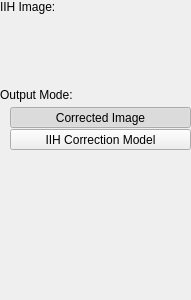
<?xml version="1.0" encoding="UTF-8"?>
<ui version="4.0">
 <class>FilterWidget</class>
 <widget class="QWidget" name="FilterWidget">
  <property name="geometry">
   <rect>
    <x>0</x>
    <y>0</y>
    <width>191</width>
    <height>300</height>
   </rect>
  </property>
  <property name="windowTitle">
   <string>Form</string>
  </property>
  <layout class="QVBoxLayout" name="verticalLayout" stretch="0,1">
   <property name="spacing">
    <number>0</number>
   </property>
   <property name="leftMargin">
    <number>0</number>
   </property>
   <property name="topMargin">
    <number>0</number>
   </property>
   <property name="rightMargin">
    <number>0</number>
   </property>
   <property name="bottomMargin">
    <number>0</number>
   </property>
   <item>
    <layout class="QVBoxLayout" name="verticalLayout_6">
     <property name="spacing">
      <number>5</number>
     </property>
     <item>
      <widget class="QWidget" name="mContainerImage" native="true">
       <layout class="QVBoxLayout" name="verticalLayout_2">
        <property name="spacing">
         <number>5</number>
        </property>
        <property name="leftMargin">
         <number>0</number>
        </property>
        <property name="topMargin">
         <number>0</number>
        </property>
        <property name="rightMargin">
         <number>0</number>
        </property>
        <property name="bottomMargin">
         <number>0</number>
        </property>
        <item>
         <widget class="QLabel" name="label">
          <property name="text">
           <string>IIH Image:</string>
          </property>
         </widget>
        </item>
        <item>
         <layout class="QHBoxLayout" name="horizontalLayout">
          <property name="spacing">
           <number>0</number>
          </property>
          <property name="leftMargin">
           <number>10</number>
          </property>
          <item>
           <widget class="anitools::widgets::ImageButton" name="mButtonImage" native="true">
            <property name="sizePolicy">
             <sizepolicy hsizetype="Expanding" vsizetype="Preferred">
              <horstretch>0</horstretch>
              <verstretch>0</verstretch>
             </sizepolicy>
            </property>
            <property name="minimumSize">
             <size>
              <width>0</width>
              <height>64</height>
             </size>
            </property>
           </widget>
          </item>
         </layout>
        </item>
        <item>
         <widget class="QLabel" name="label_2">
          <property name="text">
           <string>Output Mode:</string>
          </property>
         </widget>
        </item>
        <item>
         <layout class="QVBoxLayout" name="verticalLayout_3">
          <property name="spacing">
           <number>1</number>
          </property>
          <property name="leftMargin">
           <number>10</number>
          </property>
          <item>
           <widget class="QToolButton" name="mButtonOutputModeCorrectedImage">
            <property name="sizePolicy">
             <sizepolicy hsizetype="Preferred" vsizetype="Preferred">
              <horstretch>0</horstretch>
              <verstretch>0</verstretch>
             </sizepolicy>
            </property>
            <property name="text">
             <string>Corrected Image</string>
            </property>
            <property name="checkable">
             <bool>true</bool>
            </property>
            <property name="checked">
             <bool>true</bool>
            </property>
            <property name="autoExclusive">
             <bool>true</bool>
            </property>
            <property name="class" stdset="0">
             <string>cFlatOptionButton</string>
            </property>
            <attribute name="buttonGroup">
             <string notr="true">buttonGroup</string>
            </attribute>
           </widget>
          </item>
          <item>
           <widget class="QToolButton" name="mButtonOutputModeIIHCorrectionModel">
            <property name="sizePolicy">
             <sizepolicy hsizetype="Preferred" vsizetype="Preferred">
              <horstretch>0</horstretch>
              <verstretch>0</verstretch>
             </sizepolicy>
            </property>
            <property name="text">
             <string>IIH Correction Model</string>
            </property>
            <property name="checkable">
             <bool>true</bool>
            </property>
            <property name="autoExclusive">
             <bool>true</bool>
            </property>
            <property name="class" stdset="0">
             <string>cFlatOptionButton</string>
            </property>
            <attribute name="buttonGroup">
             <string notr="true">buttonGroup</string>
            </attribute>
           </widget>
          </item>
         </layout>
        </item>
       </layout>
      </widget>
     </item>
    </layout>
   </item>
   <item>
    <spacer name="verticalSpacer">
     <property name="orientation">
      <enum>Qt::Vertical</enum>
     </property>
     <property name="sizeHint" stdset="0">
      <size>
       <width>0</width>
       <height>0</height>
      </size>
     </property>
    </spacer>
   </item>
  </layout>
 </widget>
 <customwidgets>
  <customwidget>
   <class>anitools::widgets::ImageButton</class>
   <extends>QWidget</extends>
   <header>imagebutton.h</header>
   <container>1</container>
  </customwidget>
 </customwidgets>
 <resources/>
 <connections/>
 <buttongroups>
  <buttongroup name="buttonGroup"/>
 </buttongroups>
</ui>
